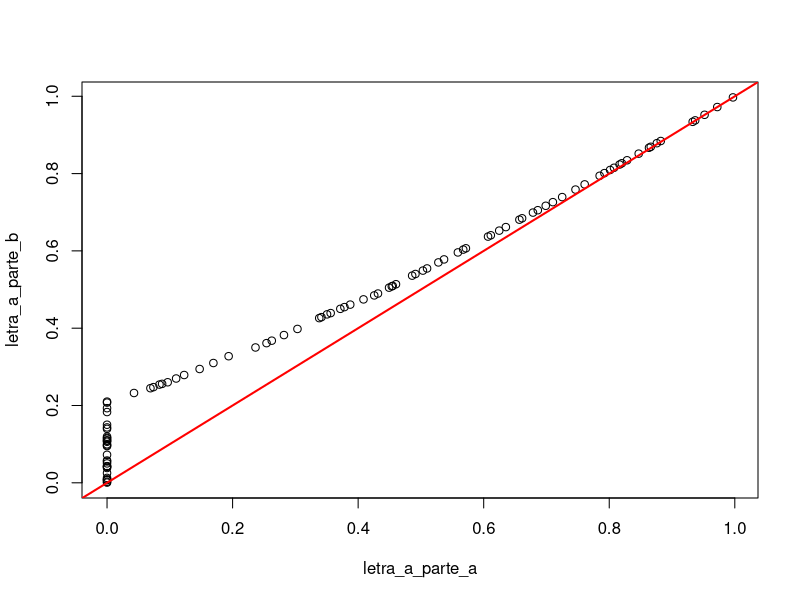
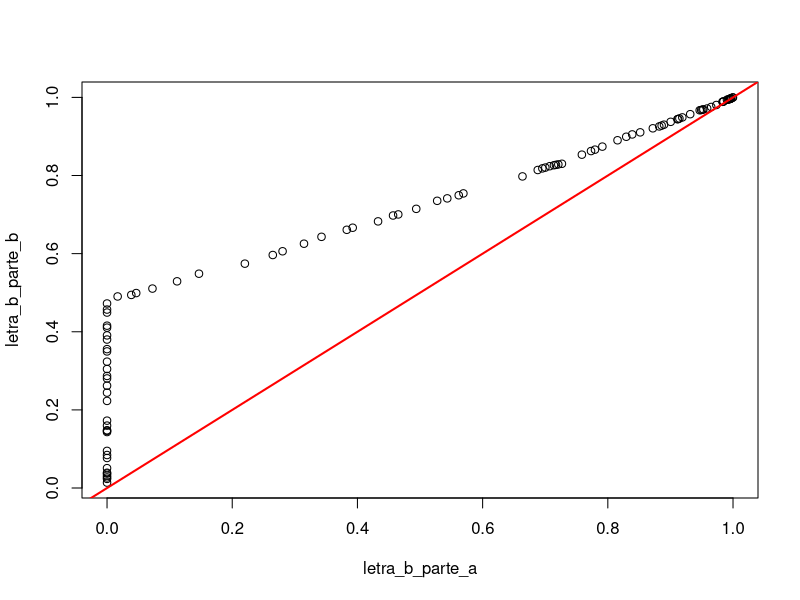
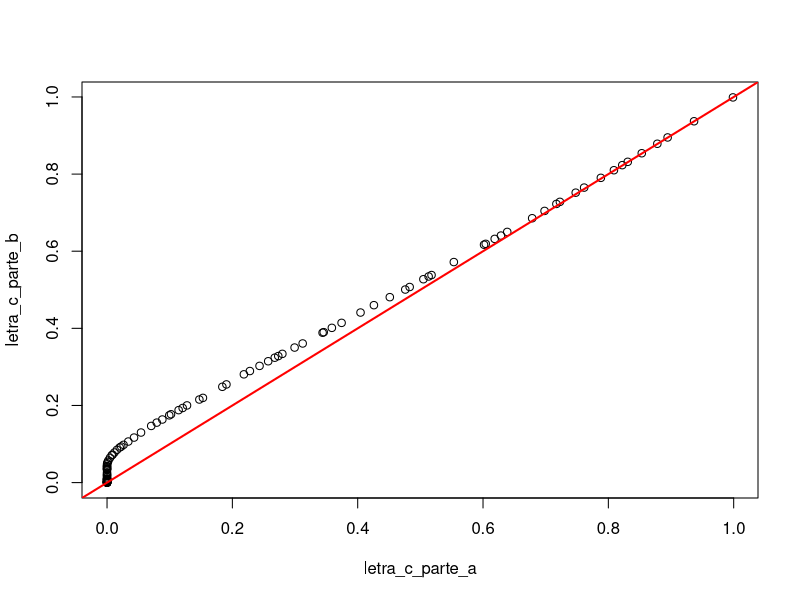

The R script that drew these images, in order:
## ---- chunk 1
set.seed(123)
## ---- chunk 2
# Letra A 
# T é uniforme [0, 3]
# NBU ou NWU?

x <- sort(runif(100, min = 0, max = 3))
y <- sort(runif(100, min = 0, max = 3 - x))

Igual <- 0
NWU <- 0
NBU <- 0

letra_a_parte_a <- numeric(100)
letra_a_parte_b <- numeric(100)

# F(t) é integral de 1/3
# F(T) dá t/3
# S(t) = 1 - F(t)

sobrevivencia_letraA <- function(x) {
  
    if((x >= 0) || (x <= 3)){
        valor = 1 - (x/3)
    }
    if(x>3){
        valor = 0
    }
    if(x<0){
        valor = 1
    }

    return(valor)
}


for (i in 1:100) {
    
    t1 <- x[i]
    t2 <- y[i]
    
    a <- sobrevivencia_letraA(t1 + t2)
    b <- sobrevivencia_letraA(t1) * sobrevivencia_letraA(t2)
    
    letra_a_parte_a[i] <- a
    letra_a_parte_b[i] <- b
    
    if(a < b){
        NBU <- NBU + 1 
    }
    if(a > b){
        NWU <- NWU + 1
    }
    if(a == b){
        Igual <- Igual + 1
    }
}

print(NBU)
print(NWU)
print(Igual)
## ---- chunk 3
plot(
  letra_a_parte_a, letra_a_parte_b 
)
abline(a = 0, b = 1, col = "red", lwd = 2)
## ---- chunk 4
# Letra B 
# f(t) = t/2 se 0<t<2
# NBU ou NWU?

x <- sort(runif(100, min = 0, max = 2))
y <- sort(runif(100, min = 0, max = 2 - x))

Igual <- 0
NWU <- 0
NBU <- 0

letra_b_parte_a <- numeric(100)
letra_b_parte_b <- numeric(100)

# F(t) é integral de t/2
# F(t) dá t^2/4
# S(t) = 1 - F(t) entre 0 e 2

sobrevivencia_letraB <- function(x) {
  
    if((x >= 0) || (x <= 2)){
        valor = 1 - (x*x/4)
    }
    if(x>2){
        valor = 0
    }
    if(x<0){
        valor = 1
    }

    return(valor)
}

for (i in 1:100) {
    
    t1 <- x[i]
    t2 <- y[i]
    
    a <- sobrevivencia_letraB(t1 + t2)
    b <- sobrevivencia_letraB(t1) * sobrevivencia_letraB(t2)
    
    letra_b_parte_a[i] <- a
    letra_b_parte_b[i] <- b
    
    if(a < b){
        NBU <- NBU + 1 
    }
    if(a > b){
        NWU <- NWU + 1
    }
    if(a == b){
        Igual <- Igual + 1
    }
}

print(NBU)
print(NWU)
print(Igual)
## ---- chunk 5
plot(
  letra_b_parte_a, letra_b_parte_b 
)
abline(a = 0, b = 1, col = "red", lwd = 2)
## ---- chunk 6
# Letra C
# f(t) = 1 - t/2 se 0<t<2
# NBU ou NWU?

x <- sort(runif(100, min = 0, max = 2))
y <- sort(runif(100, min = 0, max = 2 - x))

Igual <- 0
NWU <- 0
NBU <- 0

letra_c_parte_a <- numeric(100)
letra_c_parte_b <- numeric(100)

# F(t) é integral de t/2
# F(t) dá t - t^2/4
# S(t) = 1 - F(t) entre 0 e 2

sobrevivencia_letraC <- function(x) {
  
    if((x >= 0) || (x <= 2)){
        valor = 1 - (x - (x*x/4))
    }
    if(x>2){
        valor = 0
    }
    if(x<0){
        valor = 1
    }

    return(valor)
}

for (i in 1:100) {
    
    t1 <- x[i]
    t2 <- y[i]
    
    a <- sobrevivencia_letraC(t1 + t2)
    b <- sobrevivencia_letraC(t1) * sobrevivencia_letraC(t2)
    
    letra_c_parte_a[i] <- a
    letra_c_parte_b[i] <- b
    
    if(a < b){
        NBU <- NBU + 1 
    }
    if(a > b){
        NWU <- NWU + 1
    }
    if(a == b){
        Igual <- Igual + 1
    }
}

print(NBU)
print(NWU)
print(Igual)
## ---- chunk 7

plot(
  letra_c_parte_a, letra_c_parte_b 
)
abline(a = 0, b = 1, col = "red", lwd = 2)
